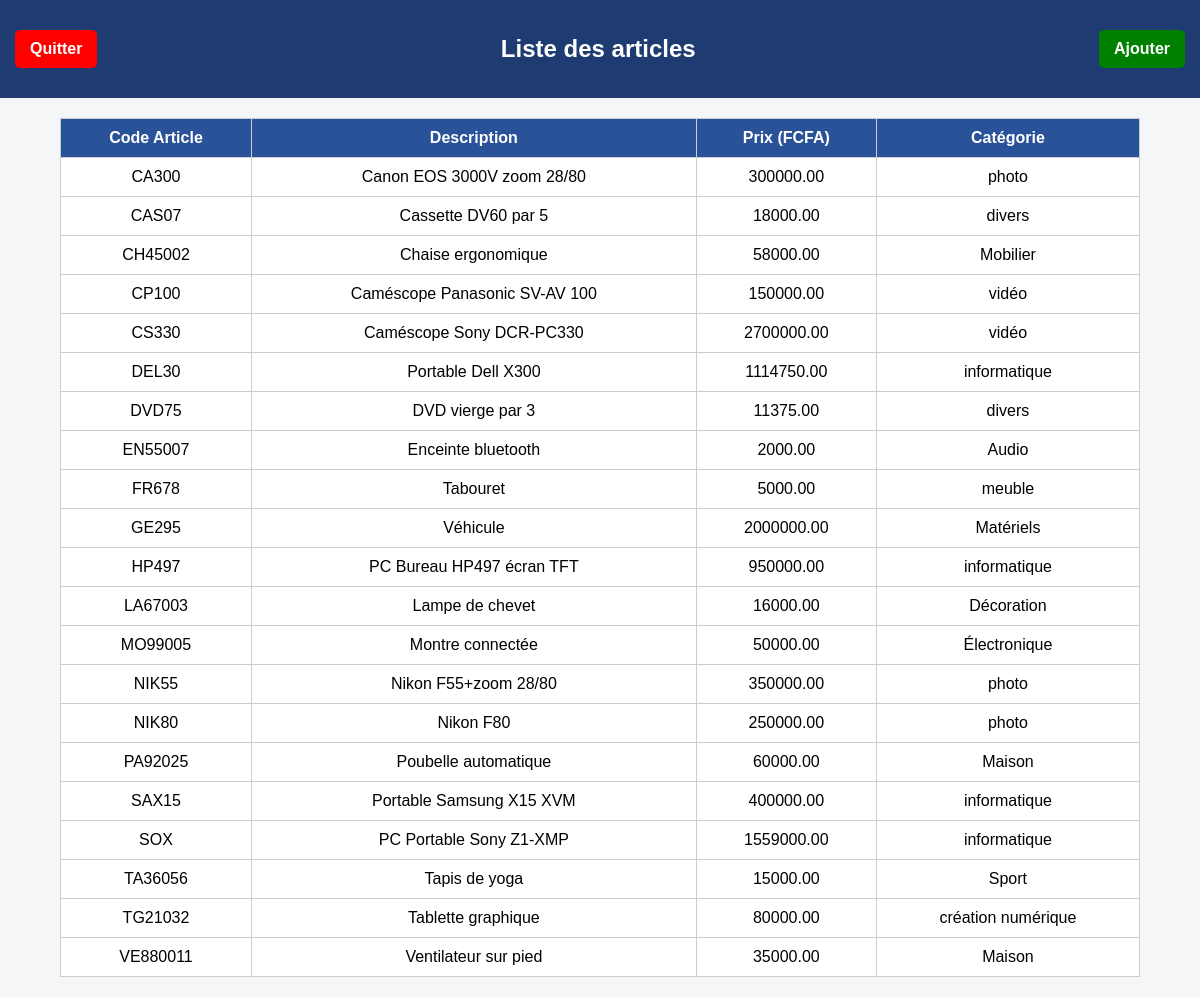
/liste_article.php, run on the app's committed database.
### tables this page shows
CREATE TABLE `article` (
  `id_article` varchar(10) NOT NULL,
  `design` varchar(100) DEFAULT NULL,
  `prix` decimal(10,2) DEFAULT NULL,
  `categorie` varchar(50) DEFAULT NULL
);

### liste_article.php (the view, shortened to what this page needs)
<?php include 'config.php'; ?>
<!DOCTYPE html>
<html>
<head>
</head>
<body>
<header>
<a href="home.php" class="btn quitter">Quitter</a>
<h2>Liste des articles</h2>
<a href="ajouter_article.php" class="btn ajouter">Ajouter</a>
</header>
<table>
<tr>
    <th>Code Article</th>
    <th>Description</th>
    <th>Prix (FCFA)</th>
    <th>Catégorie</th>
</tr>
<?php
$result = $conn->query("SELECT * FROM article");
while($row = $result->fetch_assoc()){
echo "<tr>
<td>".$row['id_article']."</td>
<td>".$row['design']."</td>
<td>".$row['prix']."</td>
<td>".$row['categorie']."</td>
</tr>";
}
?>
</table>
</body>
</html>

### liste_article.php (style rules this page uses)
body { font-family:Arial; margin:0; background:#f4f6f8; }
header { background:#1e3c72; color:white; padding:15px; display:flex; justify-content:space-between; align-items:center; }
.btn { text-decoration:none; color:white; padding:10px 15px; border-radius:5px; font-weight:bold; }
.ajouter { background:green; }
.quitter { background:red; }
table { width:90%; margin:20px auto; border-collapse:collapse; background:white; }
th { background:#2a5298; color:white; }
th,td { border:1px solid #ccc; padding:10px; text-align:center; }

### data on the page
article: id_article "CA300", design "Canon EOS 3000V zoom 28/80", prix "300000.00", categorie "photo"
article: id_article "CAS07", design "Cassette DV60 par 5", prix "18000.00", categorie "divers"
article: id_article "CH45002", design "Chaise ergonomique", prix "58000.00", categorie "Mobilier"
article: id_article "CP100", design "Caméscope Panasonic SV-AV 100", prix "150000.00", categorie "vidéo"
article: id_article "CS330", design "Caméscope Sony DCR-PC330", prix "2700000.00", categorie "vidéo"
article: id_article "DEL30", design "Portable Dell X300", prix "1114750.00", categorie "informatique"
article: id_article "DVD75", design "DVD vierge par 3", prix "11375.00", categorie "divers"
article: id_article "EN55007", design "Enceinte bluetooth", prix "2000.00", categorie "Audio"
article: id_article "FR678", design "Tabouret", prix "5000.00", categorie "meuble"
article: id_article "GE295", design "Véhicule", prix "2000000.00", categorie "Matériels"
article: id_article "HP497", design "PC Bureau HP497 écran TFT", prix "950000.00", categorie "informatique"
article: id_article "LA67003", design "Lampe de chevet", prix "16000.00", categorie "Décoration"
article: id_article "MO99005", design "Montre connectée", prix "50000.00", categorie "Électronique"
article: id_article "NIK55", design "Nikon F55+zoom 28/80", prix "350000.00", categorie "photo"
article: id_article "NIK80", design "Nikon F80", prix "250000.00", categorie "photo"
article: id_article "PA92025", design "Poubelle automatique", prix "60000.00", categorie "Maison"
article: id_article "SAX15", design "Portable Samsung X15 XVM", prix "400000.00", categorie "informatique"
article: id_article "SOX", design "PC Portable Sony Z1-XMP", prix "1559000.00", categorie "informatique"
article: id_article "TA36056", design "Tapis de yoga", prix "15000.00", categorie "Sport"
article: id_article "TG21032", design "Tablette graphique", prix "80000.00", categorie "création numérique"
article: id_article "VE880011", design "Ventilateur sur pied", prix "35000.00", categorie "Maison"
